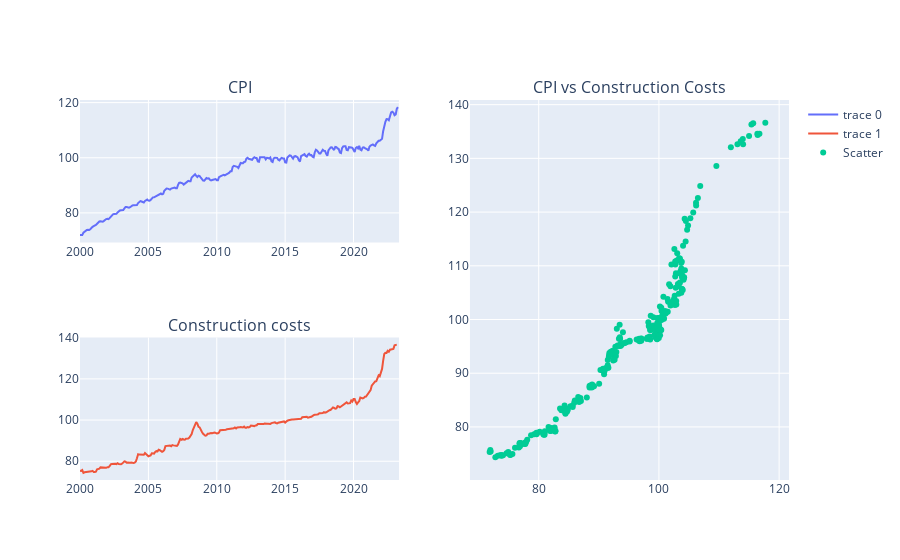

This figure's notebook cell:
### Markdown cell above
Let's build scatterplots and line graphs to visualy analyse these relationships

### Code cell
#CPI vs Constrution costs corr

#aggregate all graphs in one
fig_cpi_construction_costs = make_subplots(
    rows=2, cols=2,
    specs=[[{}, {'rowspan':2}],
           [{}, None]],
    subplot_titles=("CPI","CPI vs Construction Costs","Construction costs"))


# line graph for CPI
fig_cpi_construction_costs.add_trace(go.Scatter(
                 x=df_combined['date'],
                 y=df_combined['cpi']), row=1, col=1)


# line graph for construction Costs
fig_cpi_construction_costs.add_trace(go.Scatter(
                 x=df_combined['date'],
                 y=df_combined['construction_cost']), 
                  row=2, col=1)


fig_cpi_construction_costs.add_trace(go.Scatter(
    x=df_combined['cpi'],
    y=df_combined['construction_cost'],
    mode='markers',
    name='Scatter'),
    row=1, col=2)


fig_cpi_construction_costs.show()

### Figure 1 — Plotly figure (JSON) as saved in the notebook; plotly's stock layout.template omitted (floating-point values rounded to 4 significant figures; data arrays with more than 128 entries replaced by an {"elided": "..."} marker saying what was removed)
{"data": [{"type": "scatter", "x": {"elided": "281 str values"}, "xaxis": "x", "y": {"elided": "281 float values"}, "yaxis": "y"}, {"type": "scatter", "x": {"elided": "281 str values"}, "xaxis": "x3", "y": {"elided": "281 float values"}, "yaxis": "y3"}, {"mode": "markers", "name": "Scatter", "type": "scatter", "x": {"elided": "281 float values"}, "xaxis": "x2", "y": {"elided": "281 float values"}, "yaxis": "y2"}], "layout": {"annotations": [{"font": {"size": 16}, "showarrow": false, "text": "CPI", "x": 0.225, "xanchor": "center", "xref": "paper", "y": 1, "yanchor": "bottom", "yref": "paper"}, {"font": {"size": 16}, "showarrow": false, "text": "CPI vs Construction Costs", "x": 0.775, "xanchor": "center", "xref": "paper", "y": 1, "yanchor": "bottom", "yref": "paper"}, {"font": {"size": 16}, "showarrow": false, "text": "Construction costs", "x": 0.225, "xanchor": "center", "xref": "paper", "y": 0.375, "yanchor": "bottom", "yref": "paper"}], "xaxis": {"anchor": "y", "domain": [0, 0.45]}, "xaxis2": {"anchor": "y2", "domain": [0.55, 1]}, "xaxis3": {"anchor": "y3", "domain": [0, 0.45]}, "yaxis": {"anchor": "x", "domain": [0.625, 1]}, "yaxis2": {"anchor": "x2", "domain": [0, 1]}, "yaxis3": {"anchor": "x3", "domain": [0, 0.375]}}}
